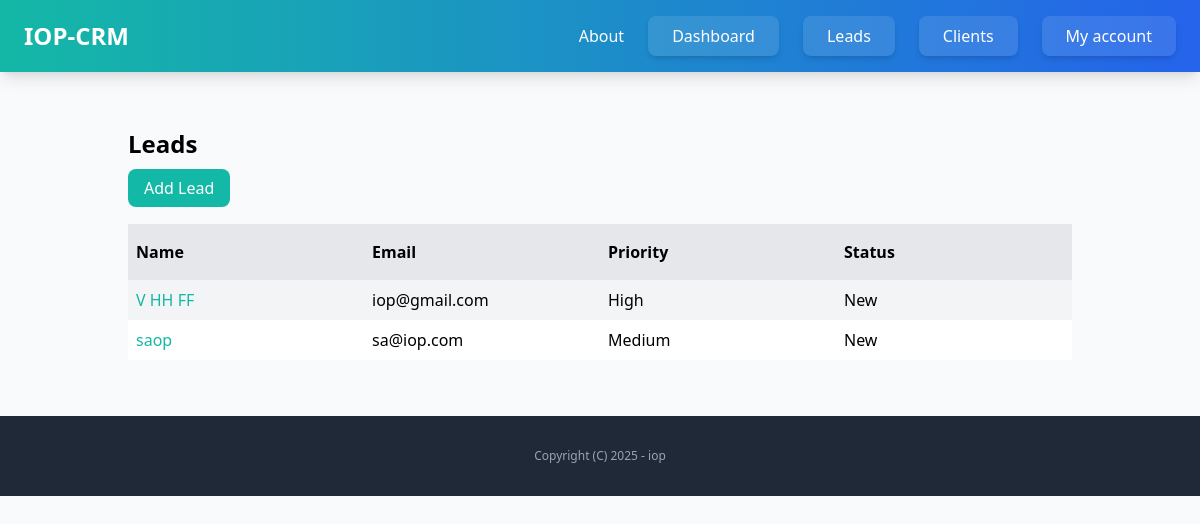
The app's page /dashboard/lead/leads-list (signed in) with its own data.
### lead/models.py (models this page shows, shortened)
class Lead(models.Model):
    LOW = 'low'
    MEDIUM = 'medium'
    HIGH = 'high'
    CHOICES_PRIORITY = (
        (LOW, 'Low'),
        (MEDIUM, 'Medium'),
        (HIGH, 'High')
    )
    NEW = 'new'
    CONTACTED = 'contacted'
    WON = 'won'
    LOST = 'lost'
    CHOICES_STATUS = (
        (NEW, 'New'),
        (CONTACTED, 'Contacted'),
        (WON, 'Won'),
        (LOST, 'Lost')
    )
    team = models.ForeignKey(Team, related_name='leads', on_delete=models.CASCADE)
    name = models.CharField(max_length=255)
    email = models.EmailField()
    description = models.TextField(blank=True, null=True)  # Corrected field name
    priority = models.CharField(max_length=10, choices=CHOICES_PRIORITY, default=MEDIUM)  # Corrected field name
    converted_to_client = models.BooleanField(default=False)
    status = models.CharField(max_length=10, choices=CHOICES_STATUS, default=NEW)
    created_by = models.ForeignKey(User, related_name='leads', on_delete=models.CASCADE)
    created_at = models.DateTimeField(auto_now_add=True)
    modified_at = models.DateTimeField(auto_now=True)
    class Meta:
        ordering = ('name',)

### lead/views.py (the view)
# urls.py: path('leads-list', views.leads_list , name='list'),
@login_required
def leads_list(request):
    leads = Lead.objects.filter(created_by = request.user)
    return render(request , 'lead/leads_list.html', {
        'leads': leads
    })

### lead/templates/lead/leads_list.html (shortened to what this page needs)
{% extends "core/base.html" %}
{% block content %}
<div class="py-6 px-6">
    <h1 class="text-2xl font-bold mb-4">Leads</h1>
    <div class="mb-6">
        <a href="{% url 'leads:add' %}" class="py-2 px-4 bg-teal-500 text-white rounded-lg hover:bg-teal-600">
            Add Lead
        </a>
    </div>
    {% if leads %}
        <div class="flex justify-between bg-gray-200">
            <p class="py-4 px-2 font-semibold w-full">Name</p>
            <p class="py-4 px-2 font-semibold w-full">Email</p>
            <p class="py-4 px-2 font-semibold w-full">Priority</p>
            <p class="py-4 px-2 font-semibold w-full">Status</p>
        </div>
        {% for lead in leads %}
            <div class="flex justify-between {% cycle 'bg-gray-100' 'bg-white' %}">
                <p class="py-2 px-2 w-full">
                    <a href="{% url 'leads:detail' lead.id %}" class="text-teal-500 hover:text-teal-700">{{ lead.name }}</a>
                </p>
                <p class="py-2 px-2 w-full">{{ lead.email }}</p>
                <p class="py-2 px-2 w-full">{{ lead.get_priority_display }}</p>
                <p class="py-2 px-2 w-full">{{ lead.get_status_display }}</p>
            </div>
        {% endfor %}
    {% else %}
        <div class="py-4 px-2 text-center text-gray-500">
            No leads found.
        </div>
    {% endif %}
</div>
{% endblock %}

### records on screen
Lead: name "V HH FF", email "iop@gmail.com", priority "High", status "New"
Lead: name "saop", email "sa@iop.com", priority "Medium", status "New"
